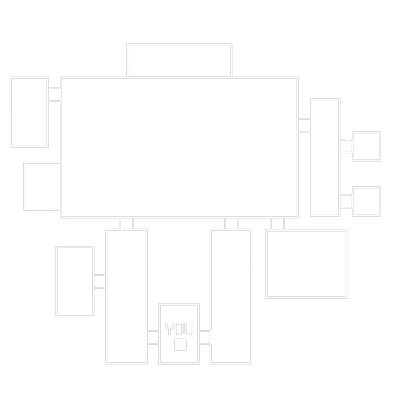
#> input picture assets_src/images/cams/map.png, 400 x 400 px; its folder holds only this picture in this run
$ python optimize_assets.py
#> lines starting #> are read from the running program, lines starting #| are printed output that depends on the picture
import os
import glob
from PIL import Image

src_dir = "assets_src/images/cams"
dst_dir = "assets/images/cams"

os.makedirs(dst_dir, exist_ok=True)
pngs = sorted(glob.glob(os.path.join(src_dir, "**/*.png"), recursive=True))

print(f"Optimizing {len(pngs)} camera feed assets...")
for path in pngs:
    rel = os.path.relpath(path, src_dir)
    out_path = os.path.join(dst_dir, rel)
    os.makedirs(os.path.dirname(out_path), exist_ok=True)

    im = Image.open(path)
#> im is the input picture: PIL image 400x400 P; mean R, G, B, A 11.2, 11.2, 11.2, 8.7

    # Don't downscale or grayscale the UI map
    if rel == "map.png":
        im.save(out_path, "PNG", optimize=True, compress_level=9)
        continue

    # Camera feeds: downscale to ~640x360 (proportional)
    w, h = im.size
#> w = 400; h = 400
    if w == 1600 and h == 720:
        target_size = (640, 288) # Exact 2.5x downscale preserving aspect
    elif w == 1280 and h == 720:
        target_size = (640, 360) # Exact 2x downscale preserving aspect
    else:
        # scale proportionally so max dimension is around 640
        scale = 640.0 / w
#> scale = 1.6
        target_size = (640, int(h * scale))
#> target_size = (640, 640)

    im_resized = im.resize(target_size, Image.Resampling.LANCZOS)

    # Convert to 8-bit Grayscale (L mode)
    im_gray = im_resized.convert("L")
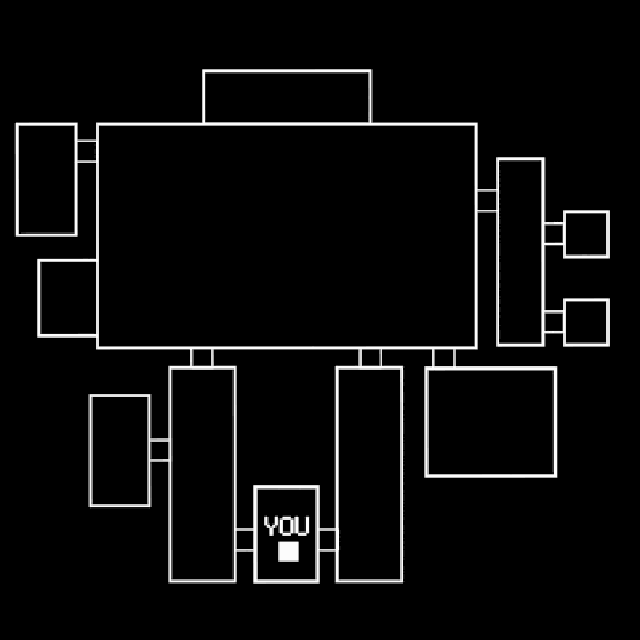
#> im_gray: PIL image 640x640 L; min 0, max 252, mean 10.9
    im_gray.save(out_path, "PNG", optimize=True, compress_level=9)
    print(f"  {rel}: {im.size} -> {im_gray.size} (Grayscale)")
#|   ../../../../assets_src/images/cams/map.png: (400, 400) -> (640, 640) (Grayscale)

print("Camera asset optimization complete!")
